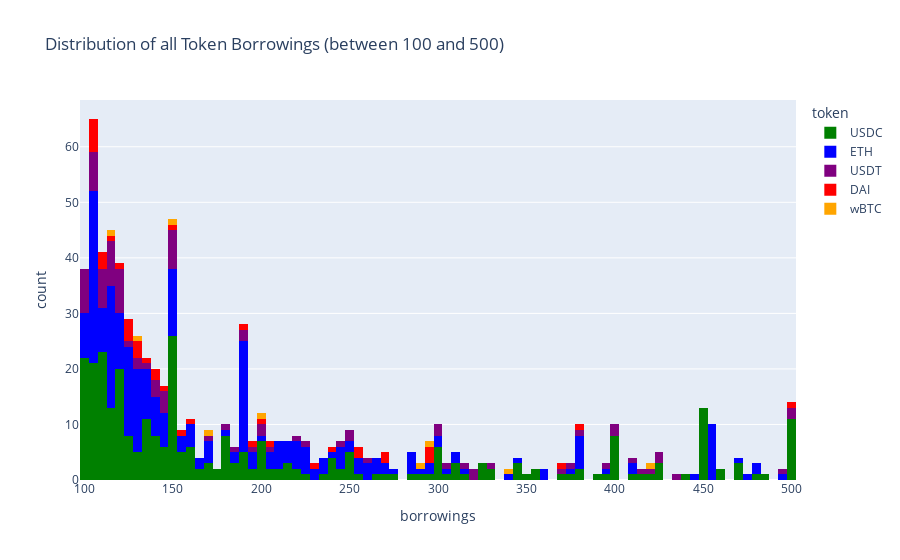

The notebook cell saved with this chart:
### Code cell
tmp = [
    {'token': token, 'borrowings': user_state.token_states[token].borrowings * prices.prices[token] / 10**constants.get_decimals(token)}
    for user_state in state.user_states.values()
    for token in constants.symbol_decimals_map.keys()
]

token_data = pandas.DataFrame(tmp)
token_data['borrowings'] = token_data['borrowings'].astype(float)
token_data = token_data[token_data['borrowings'] < 500] 
token_data = token_data[token_data['borrowings'] > 100]
fig = px.histogram(token_data, x='borrowings', color='token', color_discrete_map= {
    "DAI": "red",
    "ETH": "blue", 
    "USDT": "purple",
    "USDC": "green",
    "wBTC": "orange",
    }, title='Distribution of all Token Borrowings (between 100 and 500)', nbins =100)
fig.show()

### Figure 1 — Plotly figure (JSON) as saved in the notebook; plotly's stock layout.template omitted (floating-point values rounded to 4 significant figures; data arrays with more than 128 entries replaced by an {"elided": "..."} marker saying what was removed)
{"data": [{"alignmentgroup": "True", "bingroup": "x", "hovertemplate": "token=USDC<br>borrowings=%{x}<br>count=%{y}<extra></extra>", "legendgroup": "USDC", "marker": {"color": "green", "pattern": {"shape": ""}}, "name": "USDC", "nbinsx": 100, "offsetgroup": "USDC", "orientation": "v", "showlegend": true, "type": "histogram", "x": {"elided": "309 float values"}, "xaxis": "x", "yaxis": "y"}, {"alignmentgroup": "True", "bingroup": "x", "hovertemplate": "token=ETH<br>borrowings=%{x}<br>count=%{y}<extra></extra>", "legendgroup": "ETH", "marker": {"color": "blue", "pattern": {"shape": ""}}, "name": "ETH", "nbinsx": 100, "offsetgroup": "ETH", "orientation": "v", "showlegend": true, "type": "histogram", "x": {"elided": "273 float values"}, "xaxis": "x", "yaxis": "y"}, {"alignmentgroup": "True", "bingroup": "x", "hovertemplate": "token=USDT<br>borrowings=%{x}<br>count=%{y}<extra></extra>", "legendgroup": "USDT", "marker": {"color": "purple", "pattern": {"shape": ""}}, "name": "USDT", "nbinsx": 100, "offsetgroup": "USDT", "orientation": "v", "showlegend": true, "type": "histogram", "x": [118.5, 102.0, 374.1, 114.9, 416.8, 300.9, 108.6, 398.6, 101.9, 130.4, 114.0, 109.5, 114.4, 107.3, 101.6, 319.1, 248.9, 110.0, 422.9, 100.6, 195.7, 184.6, 101.2, 102.5, 108.5, 320.1, 102.5, 498.9, 114.3, 317.4, 298.3, 100.5, 129.4, 109.5, 121.7, 114.8, 112.9, 117.9, 112.7, 226.0, 147.6, 181.4, 259.1, 110.6, 221.1, 199.5, 199.0, 139.6, 114.6, 141.7, 107.0, 247.0, 331.5, 149.4, 110.6, 145.0, 104.6, 119.5, 435.6, 102.9, 140.5, 119.8, 426.4, 171.0, 149.2, 101.3, 149.2, 392.7, 144.9, 104.9, 100.7, 190.5, 409.4, 421.3, 248.8, 119.4, 134.3, 151.4, 369.8, 379.5, 146.3, 150.3, 497.5, 304.6, 497.5, 398.0, 121.8, 150.2, 188.0, 203.0, 144.2, 125.4, 119.0], "xaxis": "x", "yaxis": "y"}, {"alignmentgroup": "True", "bingroup": "x", "hovertemplate": "token=DAI<br>borrowings=%{x}<br>count=%{y}<extra></extra>", "legendgroup": "DAI", "marker": {"color": "red", "pattern": {"shape": ""}}, "name": "DAI", "nbinsx": 100, "offsetgroup": "DAI", "orientation": "v", "showlegend": true, "type": "histogram", "x": [499.8, 199.6, 206.7, 148.8, 240.1, 197.3, 106.3, 132.1, 162.0, 103.0, 104.0, 106.1, 108.6, 190.2, 103.6, 122.8, 107.7, 104.1, 123.5, 137.2, 256.8, 296.0, 119.0, 268.6, 153.3, 139.7, 110.2, 138.6, 227.8, 144.7, 114.1, 126.6, 124.3, 271.3, 368.6, 380.8, 129.9, 128.3, 296.0, 295.9, 256.5], "xaxis": "x", "yaxis": "y"}, {"alignmentgroup": "True", "bingroup": "x", "hovertemplate": "token=wBTC<br>borrowings=%{x}<br>count=%{y}<extra></extra>", "legendgroup": "wBTC", "marker": {"color": "orange", "pattern": {"shape": ""}}, "name": "wBTC", "nbinsx": 100, "offsetgroup": "wBTC", "orientation": "v", "showlegend": true, "type": "histogram", "x": [295.0, 291.6, 114.5, 150.4, 198.6, 340.0, 421.6, 171.0, 129.7], "xaxis": "x", "yaxis": "y"}], "layout": {"barmode": "relative", "legend": {"title": {"text": "token"}, "tracegroupgap": 0}, "title": {"text": "Distribution of all Token Borrowings (between 100 and 500)"}, "xaxis": {"anchor": "y", "domain": [0, 1], "title": {"text": "borrowings"}}, "yaxis": {"anchor": "x", "domain": [0, 1], "title": {"text": "count"}}}}
